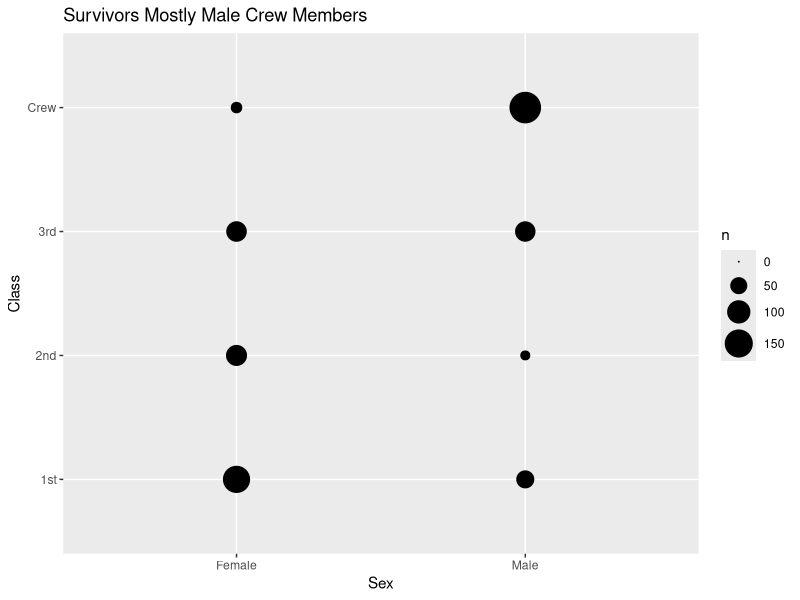
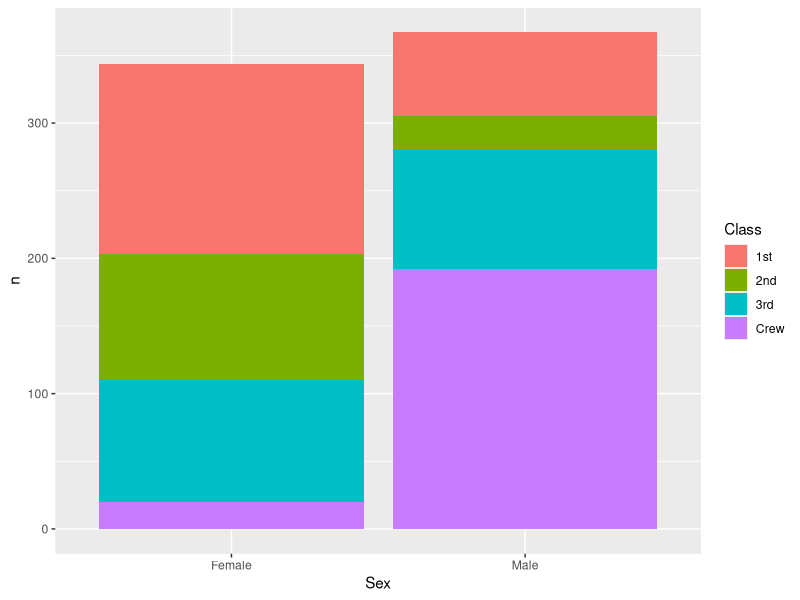
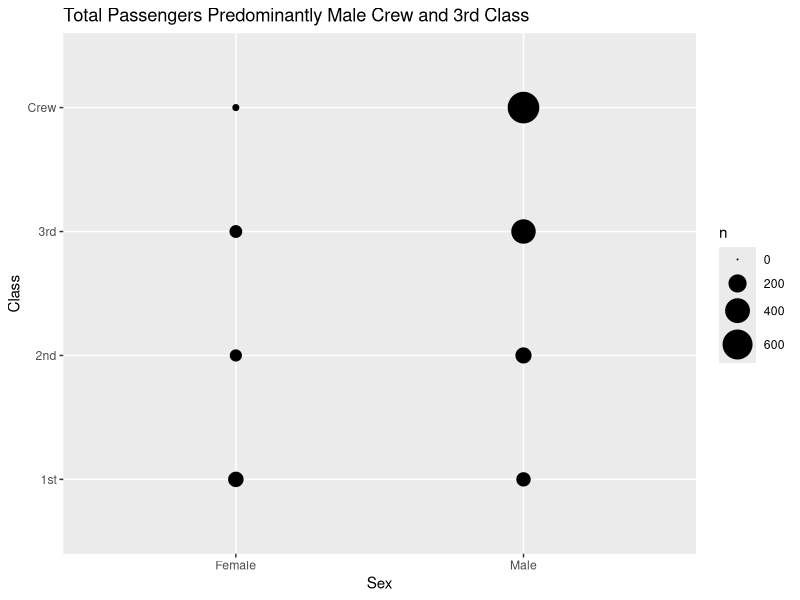
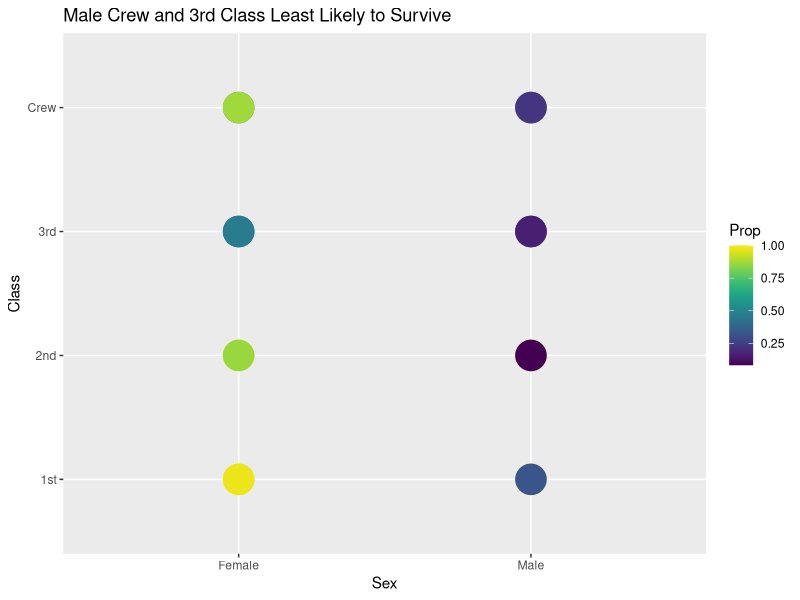
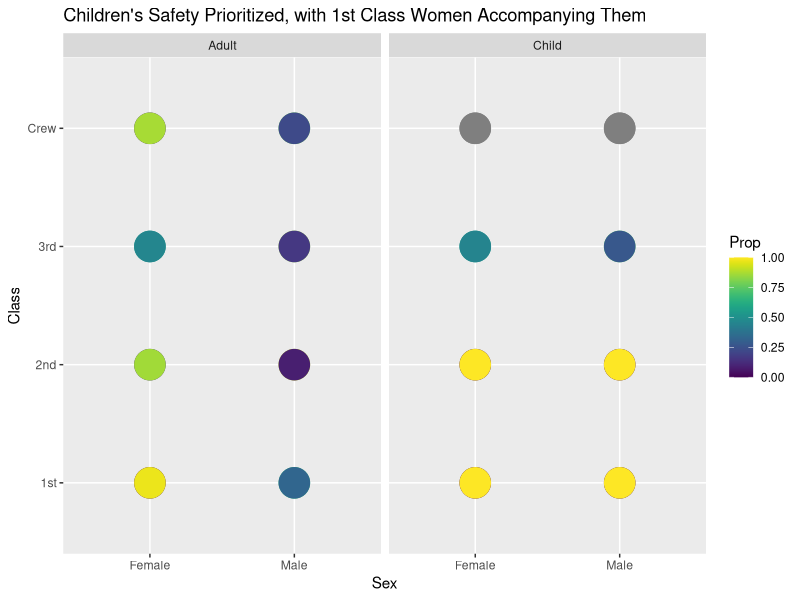
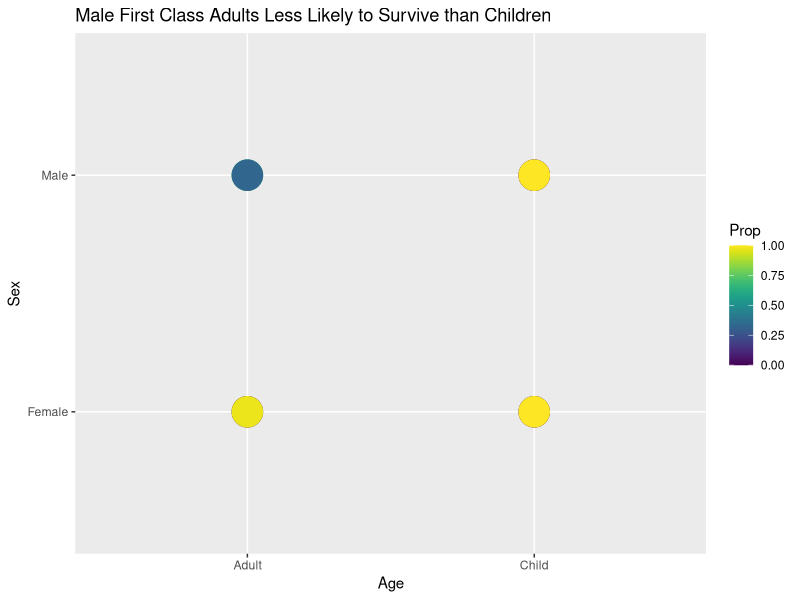
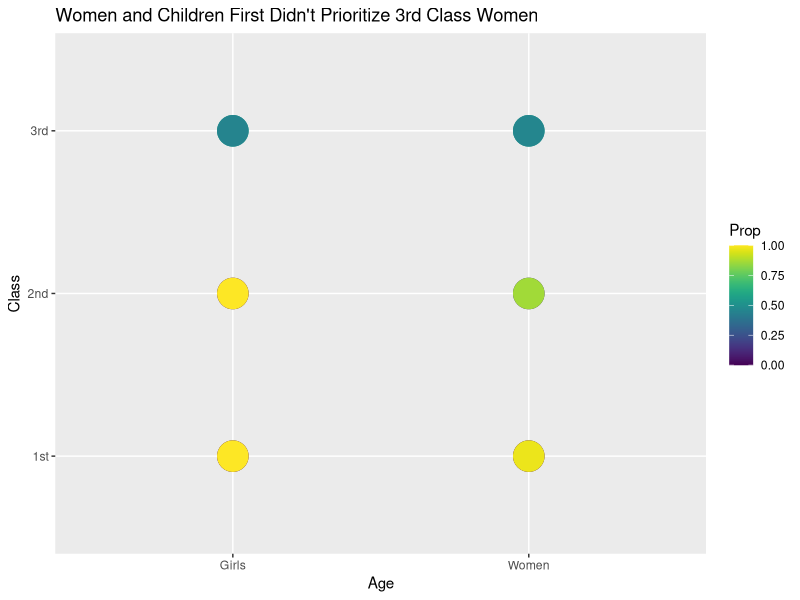

The R script that drew these images, in order:
## ---- chunk 1
library(tidyverse)

df_titanic <- as_tibble(Titanic)
## ---- chunk 2
glimpse(df_titanic)
## ---- chunk 3
## NOTE: No need to edit! We'll cover how to
## do this calculation in a later exercise.
df_titanic %>% summarize(total = sum(n))
## ---- chunk 4
df_titanic %>%
  filter(Survived == "Yes") %>%
  ggplot() +
  geom_point(mapping = aes(x = Sex, y = Class, size = n)) +
  scale_size_area(max_size = 10) +
  ggtitle("Survivors Mostly Male Crew Members")
## ---- chunk 5
df_titanic %>%
  filter(Survived == "Yes") %>%
  ggplot() +
    geom_col(aes(x = Sex, y = n, fill = Class))
## ---- chunk 6
df_titanic %>%
  ggplot() +
  geom_point(mapping = aes(x = Sex, y = Class, size = n)) +
  scale_size_area(max_size = 10) +
  ggtitle("Total Passengers Predominantly Male Crew and 3rd Class")
## ---- chunk 7
## NOTE: No need to edit! We'll cover how to
## do this calculation in a later exercise.
df_prop <-
  df_titanic %>%
  group_by(Class, Sex, Age) %>%
  mutate(
    Total = sum(n),
    Prop = n / Total
  ) %>%
  ungroup()
df_prop
## ---- chunk 8
library(viridis)
## ---- chunk 9
df_prop %>%
  filter(Survived == "Yes") %>%
  ggplot() +
  geom_point(mapping = aes(x = Sex, y = Class, color = Prop), size = 10) +
  scale_size_area(max_size = 10) +
  scale_color_viridis() +
  ggtitle("Male Crew and 3rd Class Least Likely to Survive")
## ---- chunk 10
df_prop %>%
  ggplot() +
  geom_point(mapping = aes(x = Sex, y = Class, color = Prop), size = 10) +
  scale_color_viridis() +
  facet_wrap(~Age) +
  ggtitle("Children's Safety Prioritized, with 1st Class Women Accompanying Them")
## ---- chunk 11
df_prop %>%
  filter(Class == "1st") %>%
  ggplot() +
  geom_point(mapping = aes(x = Age, y = Sex, color = Prop), size = 10) +
  scale_color_viridis() +
  ggtitle("Male First Class Adults Less Likely to Survive than Children")
## ---- chunk 12
df_prop %>%
  filter(Sex == "Female") %>%
  filter (Class != "Crew") %>%
  mutate(Age = ifelse(Age == "Adult", "Women", "Girls")) %>%
  ggplot() +
  geom_point(mapping = aes(x = Age, y = Class, color = Prop), size = 10) +
  scale_color_viridis() +
  ggtitle("Women and Children First Didn't Prioritize 3rd Class Women")
